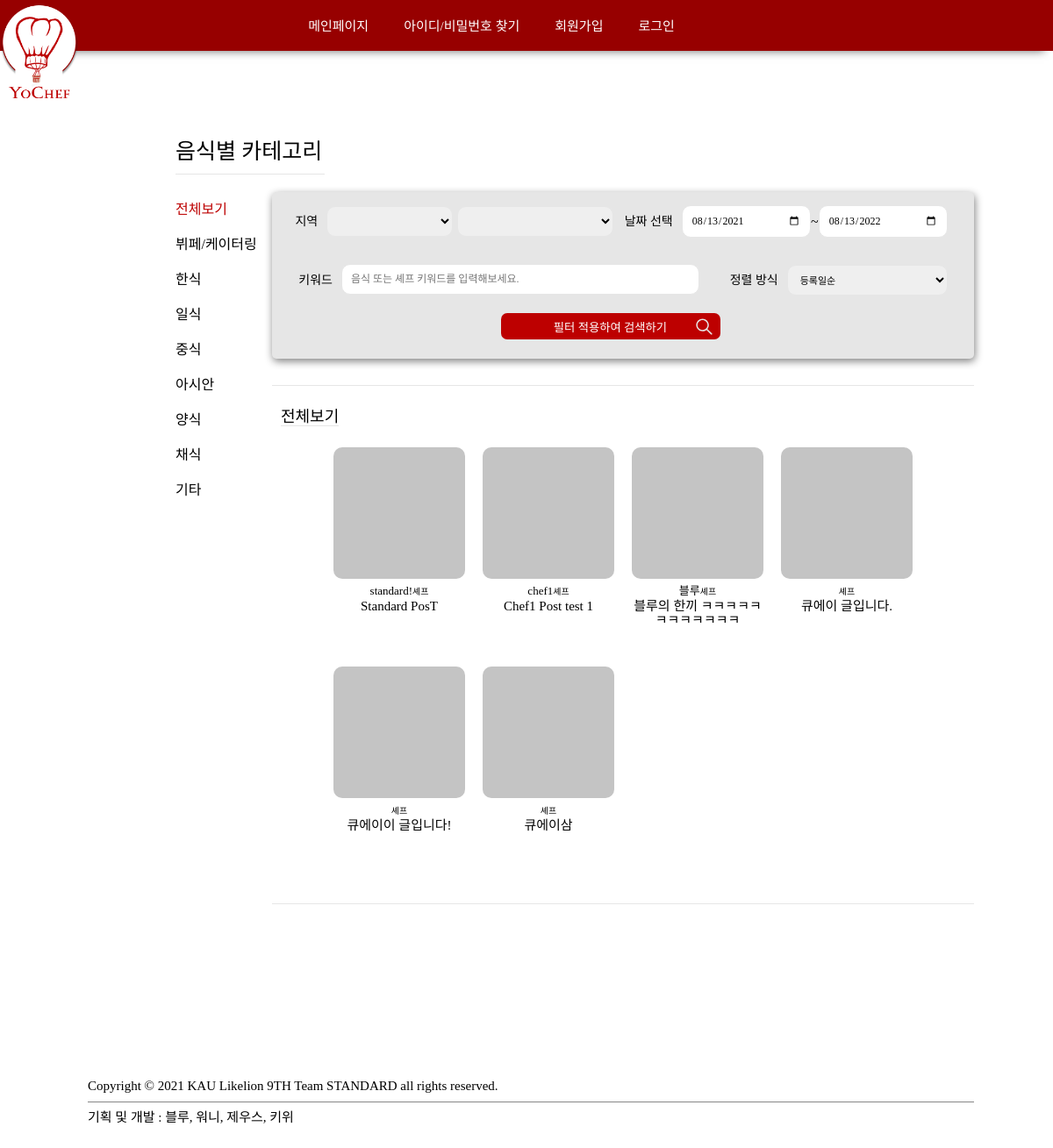
/postList, run on an earlier commit of the app's database.
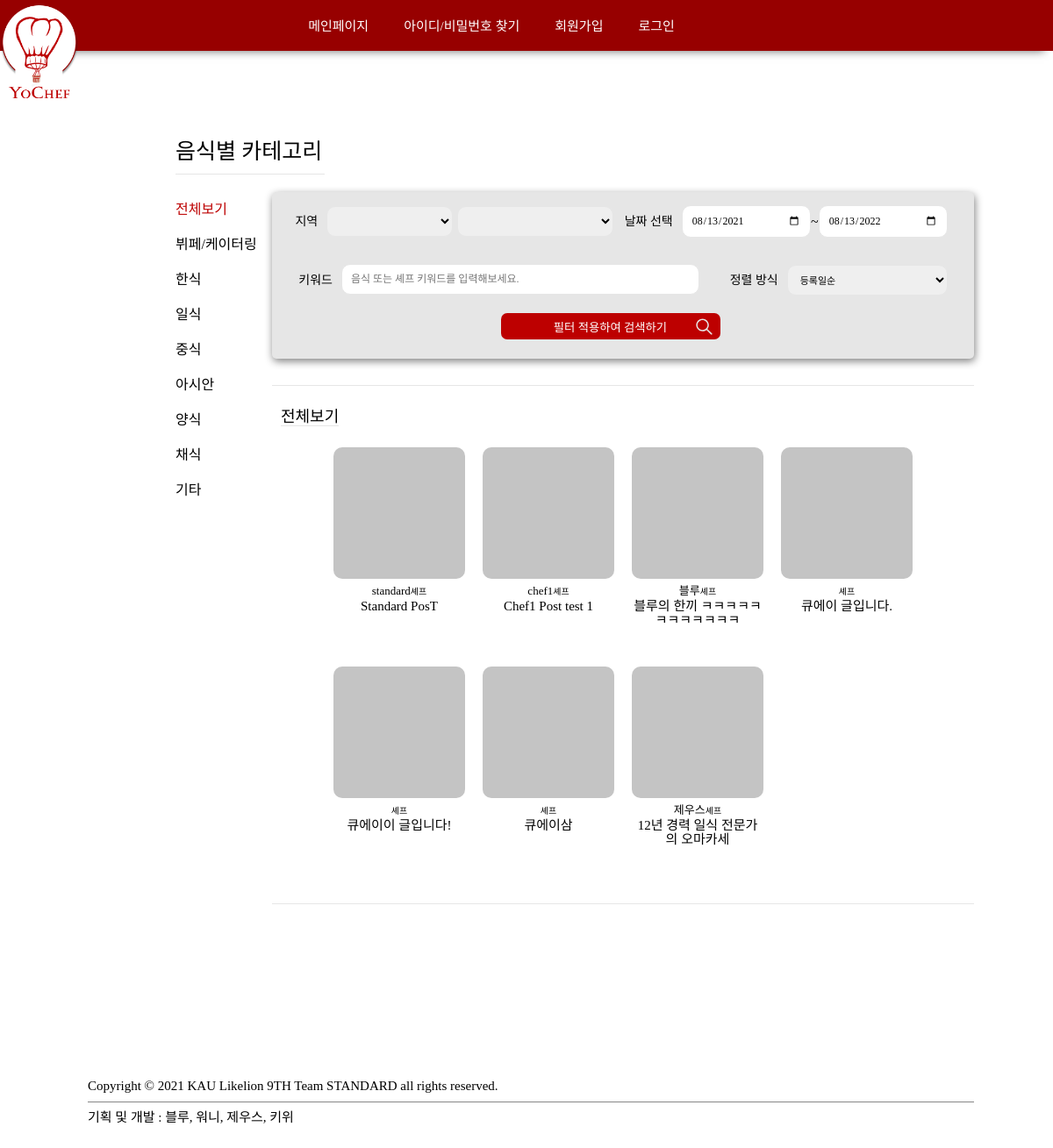
And on a later commit of the database.
### chef/models.py (models this page shows, shortened)
class Post(models.Model):
	chef = models.OneToOneField(Chef, on_delete=models.CASCADE)
	region = models.IntegerField(null=True)
	regionDetail = models.ForeignKey(RegionDetail, null=True, on_delete=models.SET_NULL)
	title = models.TextField(max_length=255, null=True)
	introduce = models.TextField(max_length=5000, null=True)
	category = models.IntegerField(null=True)		# 한식, 일식, 중식, 아시안, 양식, 채식
	notice = models.TextField(max_length=5000, null=True)
	movingPrice = models.IntegerField(default=0)
	isOpen = models.BooleanField(default=True)
	registerDate = models.DateTimeField(auto_now=True)

class Chef(models.Model):
	customer = models.OneToOneField('customer.Customer', on_delete=models.CASCADE)
	nickname = models.CharField(max_length=20, null=True)
	spec = models.TextField(max_length=5000, null=True)
	snsLink = models.TextField(max_length = 500, null=True)
	blogLink = models.TextField(max_length = 500, null=True)
	youtubeLink = models.TextField(max_length = 500, null=True)
	registerDate = models.DateTimeField(auto_now_add=True)
	isLicensed = models.BooleanField(default=False)
	isSubmitted = models.BooleanField(default=False)

### public/views.py (the view, shortened to what this page needs)
# urls.py: path('postList', postList, name="postList"),
def postList(request, category=0, order=0):
    category = int(request.GET.get('category', 0))
    if category == 0:
        category = int(request.POST.get('category', 0))
    order = int(request.POST.get('order', 0))
    start_date = request.POST.get('startDate', "")
    end_date = request.POST.get('endDate', "")
    region = int(request.POST.get('residence', 1))
    regionDetail = int(request.POST.get('residenceDetail', 96))
    keyword = request.POST.get('keyword', "")
    if start_date == "" : start_date = date.today()
    else: start_date = parse_date(start_date)
    if end_date == "" : end_date = date.today()+timedelta(days=365)
    else: end_date = parse_date(end_date)
    posts = Post.objects.filter(isOpen=True, schedule__eventDate__range=[start_date, end_date])
    posts = posts.filter(Q(title__icontains = keyword) or Q(chef__nickname__icontains = keyword))
    if category:
        posts = posts.filter(category = category)
    schedules = Schedule.objects.filter(post__in = posts, region = region)
    if regionDetail < 96 :
        regionAll = 95 + RegionDetail.objects.get(id = regionDetail).region
        schedules = schedules.filter(regionDetail_id__in=[regionDetail,regionAll])
    available_posts = []
    for schedule in schedules :
        if Book.objects.filter(schedule = schedule, paymentStatus = 2).exists() :
            continue
        else:
            if schedule.post.id not in available_posts :
                available_posts.append(schedule.post.id)
    available_posts = Post.objects.filter(id__in = available_posts)
    if order == 1:
        available_posts = available_posts.order_by('-registerDate')
    for post in available_posts :
        if File.objects.filter(post_id = post.id, category = 4).exists():
            post.cover_img = File.objects.get(post_id = post.id, category = 4).attachment.url
    start_date = start_date.strftime("%Y-%m-%d")
    end_date = end_date.strftime("%Y-%m-%d")
    return render(request, 'postList.html', {'posts': available_posts, 'category': category, 'order': order, 'start_date': start_date, 'end_date': end_date, 'keyword':keyword, 'region':region, 'regionDetail':regionDetail})

### public/templates/postList.html (shortened to what the changed rows need)
{% extends 'base.html' %}
{% load static %}
{% block style %}
<link rel="stylesheet" href="{% static 'css/postList.css' %}">
{% endblock %}
{% block content %}
<main>
    <div class="infoBox">
        <div class="mainContainer">
            <div class="postList">
                <div class="mainList">
                    {% if posts %}
                        {% for post in posts %}
                        <div class=postList__post id="post{{post.id}}" onclick="location.href = '/detail/{{post.id}}';">
                            <img src="{{post.cover_img}}" onerror="this.src=`{% static 'img/default.png' %}`">
                            <div class="postList__post__chefNickname"><span>{{post.chef.nickname}}</span><span>셰프</span></div>
                            <div class="postList__post__title"><span>{{post.title}}</span></div>
                        </div>
                        {% endfor %}
                    {% else %}
                        <div class="noneResult">
                            검색 결과가 없습니다.
                        </div>
                    {% endif %}
                </div>
            </div>
        </div>
    </div>
</main>
{% endblock %}

What changed in the data, as far as the page shows it:
changed Post "Standard PosT": chef.nickname "standard!" → "standard"
added Post: chef.nickname "제우스", title "12년 경력 일식 전문가의 오마카세"
